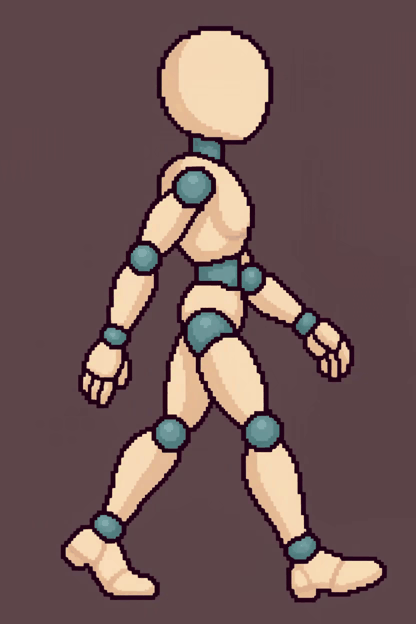
#> input picture generated/minimax-h3/first_loop/walk_right_first_loop.gif, 416 x 624 px
$ python -i make_six_fps.py   (imports and definitions only)
#> lines starting #> are read from the running program, lines starting #| are printed output that depends on the picture; after the words box and inside, x2 and y2 are one past the last pixel; in counts of white or black regions, pixels touching at a corner belong together
"""Sample a detected animation loop and export transparent frames and an atlas."""

from __future__ import annotations

import argparse
import json
from pathlib import Path

import cv2
import numpy as np
from PIL import Image


DEFAULT_LOOP_DIR = Path("generated/minimax-h3/first_loop")
DEFAULT_OUTPUT = Path("generated/minimax-h3/six_fps")


def remove_background(path: Path) -> Image.Image:
    bgr = cv2.imread(str(path), cv2.IMREAD_COLOR)
#> bgr is the input picture: shape (624, 416, 3); mean B, G, R 86.4, 87.4, 111.8
    if bgr is None:
        raise FileNotFoundError(path)
    rgb = cv2.cvtColor(bgr, cv2.COLOR_BGR2RGB)
    corners = np.concatenate([
        rgb[:40, :40].reshape(-1, 3), rgb[:40, -40:].reshape(-1, 3),
        rgb[-40:, :40].reshape(-1, 3), rgb[-40:, -40:].reshape(-1, 3),
    ])
    background = np.median(corners, axis=0).astype(np.int16)
#> background = [93, 69, 73]
    distance = np.max(np.abs(rgb.astype(np.int16) - background), axis=2)
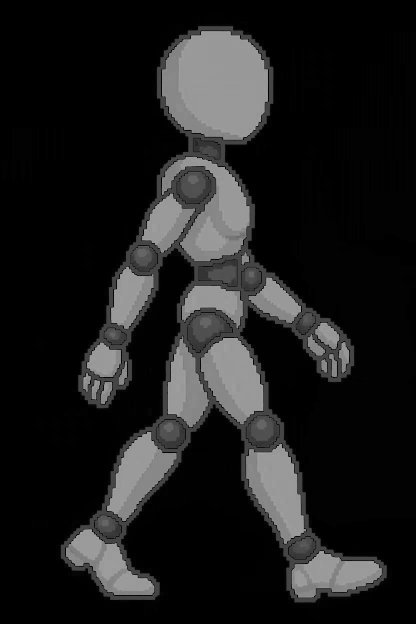
#> distance: shape (624, 416) int16; min 0, max 159, mean 29.4

    # Keep the character and its antialiased edge, while discarding isolated
    # compression noise in the flat background.
    solid = np.uint8(distance > 6)
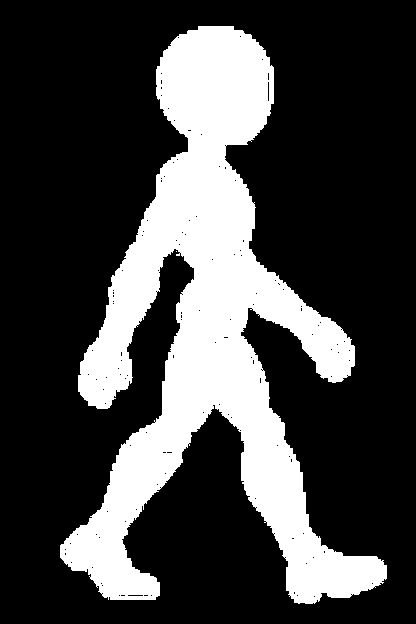
#> solid: shape (624, 416); values 0 (black) and 1 (white), 26.2% white; 2 white regions (1 under 20 px), largest, box (x1, y1, x2, y2) and area: (60, 26, 387, 604) 68102
    count, labels, stats, _ = cv2.connectedComponentsWithStats(solid)
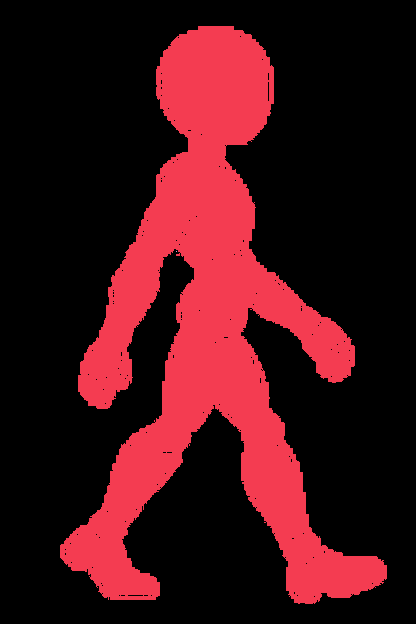
#> labels: shape (624, 416) int32; 3 distinct labels, from 0 to 2; one colour per label, 0 black
#> count = 3; stats = [[0, 0, 416, 624, 191481], [60, 26, 327, 578, 68102], [176, 251, 1, 1, 1]]
    if count < 2:
        raise RuntimeError(f"No foreground detected in {path}")
    main = 1 + np.argmax(stats[1:, cv2.CC_STAT_AREA])
#> main = 1
    connected = np.uint8(labels == main)
#> connected: shape (624, 416); values 0 (black) and 1 (white), 26.2% white; 1 white region, box (x1, y1, x2, y2) and area: (60, 26, 387, 604) 68102
    connected = cv2.dilate(connected, np.ones((3, 3), np.uint8))
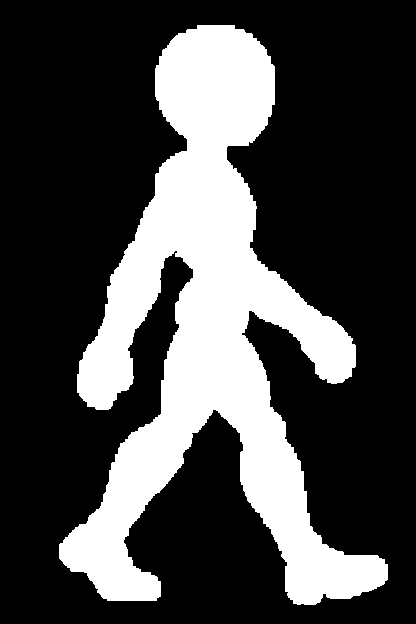
#> connected: shape (624, 416); values 0 (black) and 1 (white), 27.7% white; 1 white region, box (x1, y1, x2, y2) and area: (59, 25, 388, 605) 71954
    alpha = np.clip((distance.astype(np.float32) - 3) * (255 / 12), 0, 255)
    alpha = np.uint8(alpha) * connected
    return Image.fromarray(np.dstack((rgb, alpha)), "RGBA")
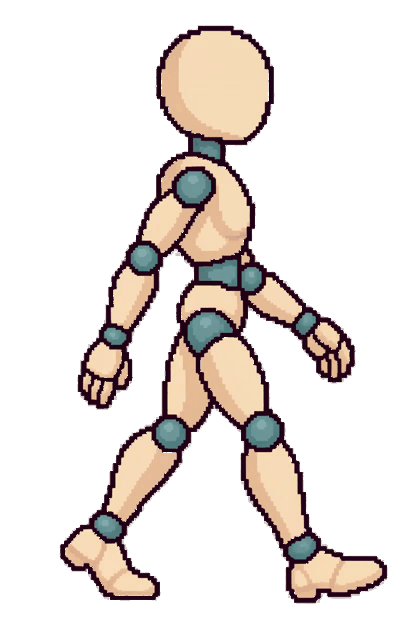
#> returned value: PIL image 416x624 RGBA; mean R, G, B, A 111.8, 87.4, 86.4, 66.7; transparent parts drawn white


# [19 lines left out: function shared_crop, not called in this run]


def sprite_frame(frame: Image.Image, crop_box: tuple[int, int, int, int],
                 sprite_size: tuple[int, int]) -> Image.Image:
    return frame.crop(crop_box).resize(sprite_size, Image.Resampling.BOX)


# [92 lines left out: function main, not called in this run]


# [2 lines not run here, left out]

>>> result = remove_background('../../../generated/minimax-h3/first_loop/walk_right_first_loop.gif')
